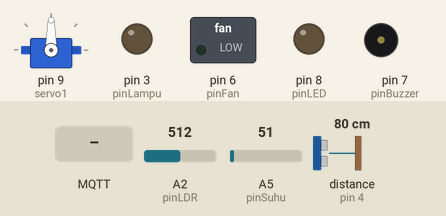
A sketch run on a simulated Arduino Uno, built with avr-gcc and run on an emulated ATmega328P. Shown: servo, switched loads named in the sketch (green lamp = pin HIGH), output pins drawn as LEDs (lit = HIGH), buzzer (waves = sounding, pin HIGH). Wiring (inferred from the names in the program): ultrasonic range finder: trigger pin 5; echo pin 4. Inputs (shaded band) come from the test bench; at power-on: distance to the obstacle (sensor on pin 4) 80 cm, A2 (pinLDR) = 512, A5 (pinSuhu) = 51. The echo pulse lasts 58.3 µs per cm; WiFi joins after 1.5 s; servers stay silent unless stated; no MQTT or app messages arrive unless stated; pins used as bus, display or sensor lines are not drawn; what the sketch prints to the serial monitor is not drawn.

Above: at 2.7 s.
2.8 s: distance to the obstacle (sensor on pin 4) set to 9 cm
6.1 s: distance to the obstacle (sensor on pin 4) set to 6 cm
9.1 s: MQTT message "1" arrives on the first subscribed topic
At 10.8 s:
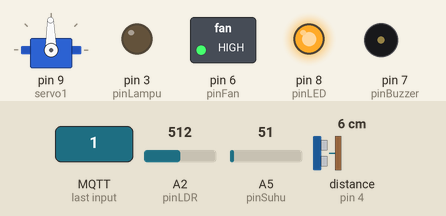
11.5 s: A2 (pinLDR) set to 80
At 12.6 s:
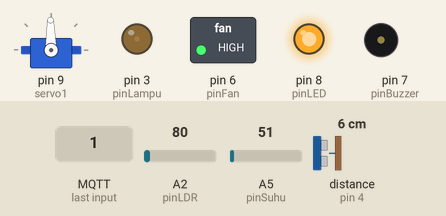
13.5 s: MQTT message "1" arrives on the second subscribed topic
At 15.7 s:
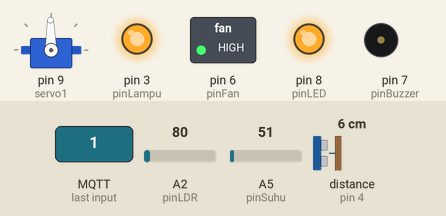
16.0 s: MQTT message "0" arrives on the first subscribed topic
At 18.0 s:
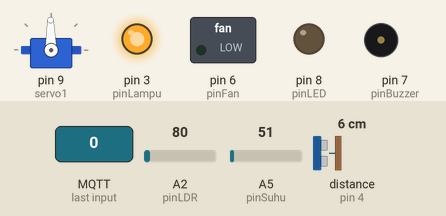
Timing chart, 0 to 19.5 s (numbered marks = the images above; inputs shaded):
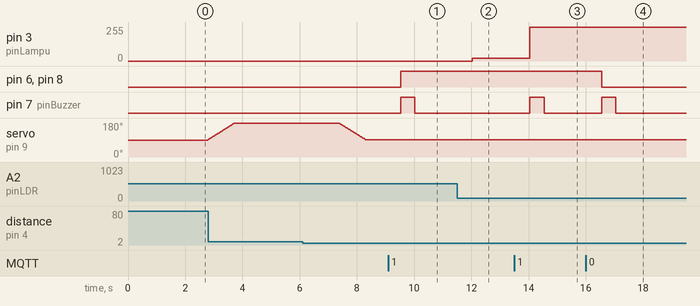

The sketch:

mqtt_basic.ino
```cpp
#include <SPI.h>
#include <Ethernet.h>
#include <PubSubClient.h>
#include <Servo.h>
#include <Ultrasonic.h>
#define echoPin 4 //Echo Pin
#define trigPin 5 //Trigger Pin

// Update these with values suitable for your network.
byte mac[]    = {  0xDE, 0xED, 0xBA, 0xFE, 0xFE, 0xED };
IPAddress ip(10,39,52,217);
//IPAddress ip(10,33,107,219);
IPAddress gateway(10,39,52,254);
//IPAddress gateway(10,33,107,254);
IPAddress subnet(255,255,255,0);
IPAddress dns2(10,13,10,13);
IPAddress server(10,33,109,93);
Servo servo1;
Ultrasonic ultrasonic(trigPin,echoPin);
int posisi = 90;
int pinSuhu = A5;
int pinPotensio = A4;
int pinFan = 6;
int pinLDR= A2;
int pinLampu= 3;
int pinLED= 8;
int pinBuzzer = 7;
unsigned int nilai;
String suhu_str;
char suhuC[50];
long suhu;
boolean x= true;
boolean y= true;

void callback(char* topic, byte* payload, unsigned int length) {
  Serial.print("Message arrived [");
  Serial.print(topic);
  String topik = topic;
  if(topik=="/arifgozi/smartfan/fan"){
    Serial.print("] ");
    for (int i=0;i<length;i++) {
      if((char)payload[i]=='1'){
        x= false;
        digitalWrite(pinLED, HIGH);
        digitalWrite(pinFan, HIGH);
        digitalWrite(pinBuzzer, HIGH);
        delay(500);
        digitalWrite(pinBuzzer, LOW);
      }else if((char)payload[i]=='0'){
        x=true;
        digitalWrite(pinLED, LOW);
        digitalWrite(pinFan, LOW);
        digitalWrite(pinBuzzer, HIGH);
        delay(500);
        digitalWrite(pinBuzzer, LOW);
      }
      Serial.print((char)payload[i]);
    }
  }else if(topik=="/arifgozi/smartfan/lamp1"){
      Serial.print("] ");
      for (int i=0;i<length;i++) {
        if((char)payload[i]=='1'){
          y= false;
          digitalWrite(pinLampu, HIGH);
          digitalWrite(pinBuzzer, HIGH);
          delay(500);
          digitalWrite(pinBuzzer, LOW);
        }else if((char)payload[i]=='0'){
          y=true;
          digitalWrite(pinLampu, LOW);
          digitalWrite(pinBuzzer, HIGH);
          delay(500);
          digitalWrite(pinBuzzer, LOW);
        }
        Serial.print((char)payload[i]);
      }
  }

  Serial.println();
}

EthernetClient ethClient;
PubSubClient client(ethClient);

void reconnect() {
  // Loop until we're reconnected
  while (!client.connected()) {
    Serial.print("Attempting MQTT connection...");
    // Attempt to connect
    if (client.connect("arduinoClient")) {
      Serial.println("connected");
      // Once connected, publish an announcement...
      //client.publish("desi","hello world");
      // ... and resubscribe
      client.subscribe("/arifgozi/smartfan/fan");
      client.subscribe("/arifgozi/smartfan/lamp1");
      //client.subscribe("/arifgozi/smartfan/door");
    } else {
      Serial.print("failed, rc=");
      Serial.print(client.state());
      Serial.println(" try again in 5 seconds");
      // Wait 5 seconds before retrying
      delay(5000);
    }
  }
}

void temp(){
  suhu = analogRead(pinSuhu);
  suhu = (suhu/1024.0)*5000;
  suhu = suhu/10;
  delayMicroseconds(200);
  suhu_str = String(suhu);
  suhu_str.toCharArray(suhuC, suhu_str.length()+ 1);
  client.publish("/arifgozi/smartfan/temp",suhuC);
  delay(500);
}

void fan(){
  if(x){
      if(suhu>28){
        digitalWrite(6, HIGH);
        client.publish("/arifgozi/smartfan/fan1","1");
        delay(10);
      }else if(suhu<=28){
        digitalWrite(6, LOW);
        client.publish("/arifgozi/smartfan/fan1","0");
        delay(10);
      }
      delay(200);
  }
}

void door(){
  digitalWrite (trigPin, HIGH); //mengirim suara
  delayMicroseconds(10); //selama 10 mikro detik
  digitalWrite (trigPin, LOW); //berhenti mengirim suara
  float jarak = pulseIn(echoPin, HIGH); //membaca data dan di masukkan ke variabel jarak
  jarak=jarak/1000000; //konversi mikro detik ke detik
  jarak=jarak*330/2; //data mentah di ubah ke dalam meter
  jarak=jarak*100; //mengubah data ke dalam centi meter
  delay(500); //delay 500ms
  if(jarak > 7){
    while(posisi<180){
        servo1.write(posisi);
        posisi++;
        client.publish("/arifgozi/smartfan/door","2");
        delay(10);
    }
    client.publish("/arifgozi/smartfan/door","1");
  }
  else{
    while(posisi>90){
      servo1.write(posisi);
      posisi--;
      client.publish("/arifgozi/smartfan/door","3");
      delay(10);
    }
    client.publish("/arifgozi/smartfan/door","0");
  }

}

void lamp(){
  nilai=analogRead(pinLDR);
  nilai=100-nilai;
  if(y){
    if(nilai<=0||nilai>=255){
      analogWrite(pinLampu,0);
      client.publish("/arifgozi/smartfan/lamp","0");
    }else{
      analogWrite(pinLampu,nilai);
      client.publish("/arifgozi/smartfan/lamp","1");
    }
  }
}
void setup()
{
  Serial.begin(9600);

  client.setServer(server, 1883);
  client.setCallback(callback);
  pinMode(pinLED, OUTPUT);
  pinMode(pinBuzzer, OUTPUT);
  pinMode(pinFan, OUTPUT);
  pinMode(trigPin, OUTPUT);
  pinMode(echoPin, INPUT);
  pinMode(pinLampu, OUTPUT);
  servo1.attach(9);
  Ethernet.begin(mac, ip, dns2, gateway, subnet);
  // Allow the hardware to sort itself out
  delay(1500);
  //fan(true);
}

void loop()
{
  if (!client.connected()) {
    reconnect();
  }
  temp();
  fan();
  door();
  lamp();
  client.loop();
}
```

Measured:
- after the input at 9.1 s, pin 6 (pinFan), pin 8 (pinLED): LOW → HIGH after 0.43 s; pin 7 (pinBuzzer): LOW → HIGH after 0.43 s, → LOW 0.50 s later
- after the input at 11.5 s, pin 3 (pinLampu): 0/255 → 20/255 after 0.53 s
- after the input at 13.5 s, pin 3 (pinLampu): 20/255 → 255/255 after 0.54 s; pin 7 (pinBuzzer): LOW → HIGH after 0.54 s, → LOW 0.50 s later
- after the input at 16.0 s, pin 6 (pinFan), pin 8 (pinLED): HIGH → LOW after 0.55 s; pin 7 (pinBuzzer): LOW → HIGH after 0.55 s, → LOW 0.50 s later
